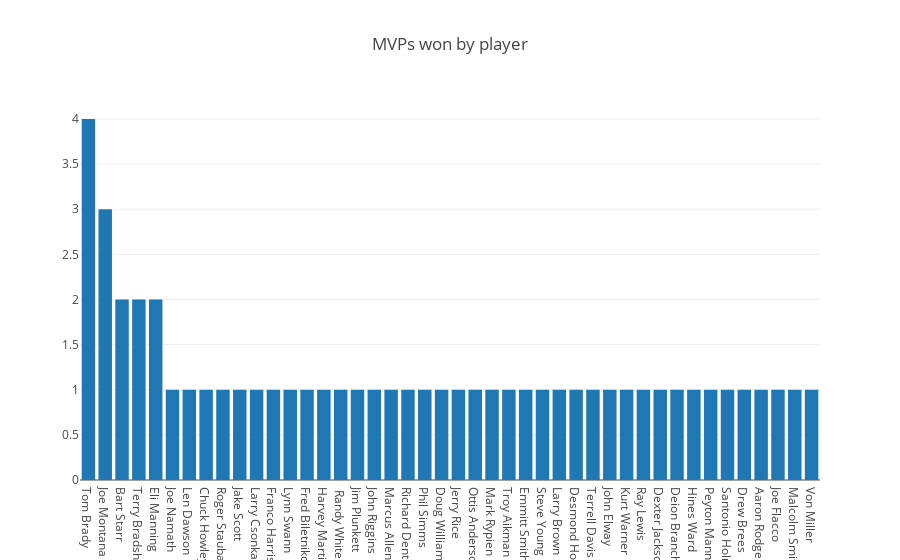

Notebook code for this chart:
### Markdown cell above
As far as we can see the most successful quarterback is Tom Brady with 5 Super Bowls won and 2 lost. On second place is Terry Bradshaw with 4 SB. Joe Montana and Troy Aikman have 3 SBs. Roger Staubach, Peyton Manning won twice and lost twice. John Elway is worth mentioning as it has a high number of appearances in the SB(5), winning 2 times and losing 3 times.  When it comes to being unsuccesfull Jimm Kelly lost 4 time, Frank Tarkenton lost 3 times, Craig Morton lost 2 times and never won a SB.

### Code cell
trace8 = go.Bar(
    y=sb_mvp['y'],
    x=sb_mvp['x'],
    #orientation='h',
    #name="MVPS"
)


data8=[trace8]
layout = go.Layout(
    barmode='relative',
    title='MVPs won by player'
)


fig8 = go.Figure(data=data8, layout=layout)
off.iplot(fig8, filename='mvp_bar')

### Figure 1 — Plotly figure (JSON) as saved in the notebook; plotly's stock layout.template omitted (floating-point values rounded to 4 significant figures)
{"data": [{"type": "bar", "uid": "b53e0d42-cf12-434f-872d-f21631c9c82e", "x": ["Tom Brady", "Joe Montana", "Bart Starr", "Terry Bradshaw", "Eli Manning", "Joe Namath", "Len Dawson", "Chuck Howley", "Roger Staubach", "Jake Scott", "Larry Csonka", "Franco Harris", "Lynn Swann", "Fred Biletnikoff", "Harvey Martin", " Randy White", "Jim Plunkett", "John Riggins", "Marcus Allen", "Richard Dent", "Phil Simms", "Doug Williams", "Jerry Rice", "Ottis Anderson", "Mark Rypien", "Troy Aikman", "Emmitt Smith", "Steve Young", "Larry Brown", "Desmond Howard", "Terrell Davis", "John Elway", "Kurt Warner", "Ray Lewis", "Dexter Jackson", "Deion Branch", "Hines Ward", "Peyton Manning", "Santonio Holmes", "Drew Brees", "Aaron Rodgers", "Joe Flacco", "Malcolm Smith", "Von Miller"], "y": [4, 3, 2, 2, 2, 1, 1, 1, 1, 1, 1, 1, 1, 1, 1, 1, 1, 1, 1, 1, 1, 1, 1, 1, 1, 1, 1, 1, 1, 1, 1, 1, 1, 1, 1, 1, 1, 1, 1, 1, 1, 1, 1, 1]}], "layout": {"barmode": "relative", "title": {"text": "MVPs won by player"}}}
